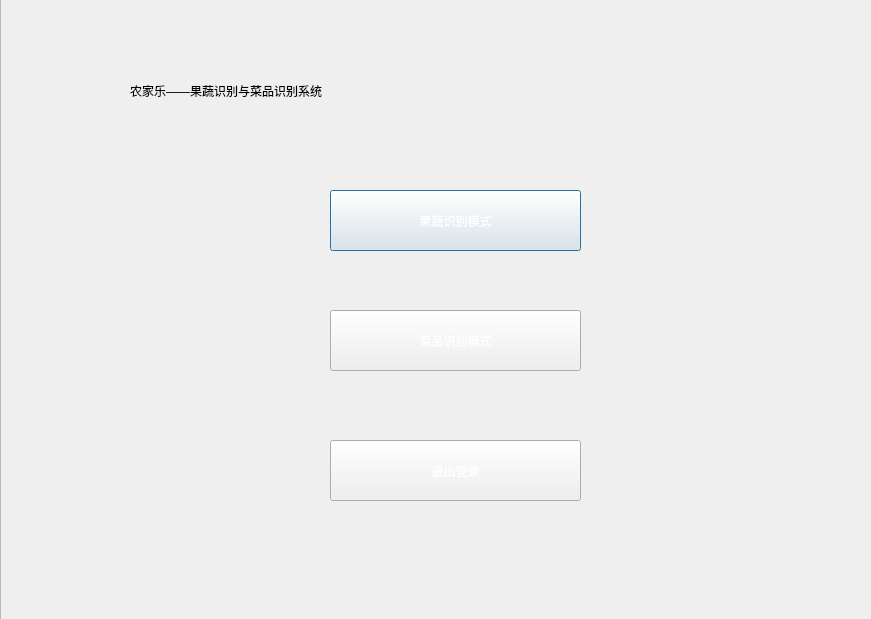
<?xml version="1.0" encoding="UTF-8"?>
<ui version="4.0">
 <class>Dialog</class>
 <widget class="QDialog" name="Dialog">
  <property name="geometry">
   <rect>
    <x>0</x>
    <y>0</y>
    <width>871</width>
    <height>619</height>
   </rect>
  </property>
  <property name="windowTitle">
   <string>Dialog</string>
  </property>
  <property name="styleSheet">
   <string notr="true">background-image: url(:/bg1.jpg);</string>
  </property>
  <widget class="QFrame" name="frame">
   <property name="geometry">
    <rect>
     <x>0</x>
     <y>-10</y>
     <width>881</width>
     <height>641</height>
    </rect>
   </property>
   <property name="styleSheet">
    <string notr="true">background-image: url(:/bg1.jpg);</string>
   </property>
   <property name="frameShape">
    <enum>QFrame::StyledPanel</enum>
   </property>
   <property name="frameShadow">
    <enum>QFrame::Raised</enum>
   </property>
   <widget class="QLabel" name="label_2">
    <property name="geometry">
     <rect>
      <x>0</x>
      <y>0</y>
      <width>881</width>
      <height>641</height>
     </rect>
    </property>
    <property name="styleSheet">
     <string notr="true">background-image: url(:/bg1.jpg);</string>
    </property>
    <property name="text">
     <string/>
    </property>
   </widget>
   <widget class="QPushButton" name="pushButton">
    <property name="geometry">
     <rect>
      <x>330</x>
      <y>200</y>
      <width>251</width>
      <height>61</height>
     </rect>
    </property>
    <property name="styleSheet">
     <string notr="true">background-image: url(:/bg1.jpg);
color: rgb(255, 255, 255);
font: 18pt &quot;楷体&quot;;</string>
    </property>
    <property name="text">
     <string>果蔬识别模式</string>
    </property>
   </widget>
   <widget class="QLabel" name="label">
    <property name="geometry">
     <rect>
      <x>130</x>
      <y>50</y>
      <width>641</width>
      <height>101</height>
     </rect>
    </property>
    <property name="styleSheet">
     <string notr="true">color: rgb(56, 99, 7);
color: rgb(0, 0, 0);
font: 24pt &quot;楷体&quot;;</string>
    </property>
    <property name="text">
     <string>农家乐——果蔬识别与菜品识别系统</string>
    </property>
   </widget>
   <widget class="QPushButton" name="pushButton_2">
    <property name="geometry">
     <rect>
      <x>330</x>
      <y>320</y>
      <width>251</width>
      <height>61</height>
     </rect>
    </property>
    <property name="styleSheet">
     <string notr="true">background-image: url(:/bg1.jpg);
color: rgb(255, 255, 255);
font: 18pt &quot;楷体&quot;;</string>
    </property>
    <property name="text">
     <string>菜品识别模式</string>
    </property>
   </widget>
   <widget class="QPushButton" name="pushButton_3">
    <property name="geometry">
     <rect>
      <x>330</x>
      <y>450</y>
      <width>251</width>
      <height>61</height>
     </rect>
    </property>
    <property name="styleSheet">
     <string notr="true">background-image: url(:/bg1.jpg);
color: rgb(255, 255, 255);
font: 18pt &quot;楷体&quot;;</string>
    </property>
    <property name="text">
     <string>退出登录</string>
    </property>
   </widget>
  </widget>
 </widget>
 <resources>
  <include location="../data/a.qrc"/>
 </resources>
 <connections/>
</ui>
